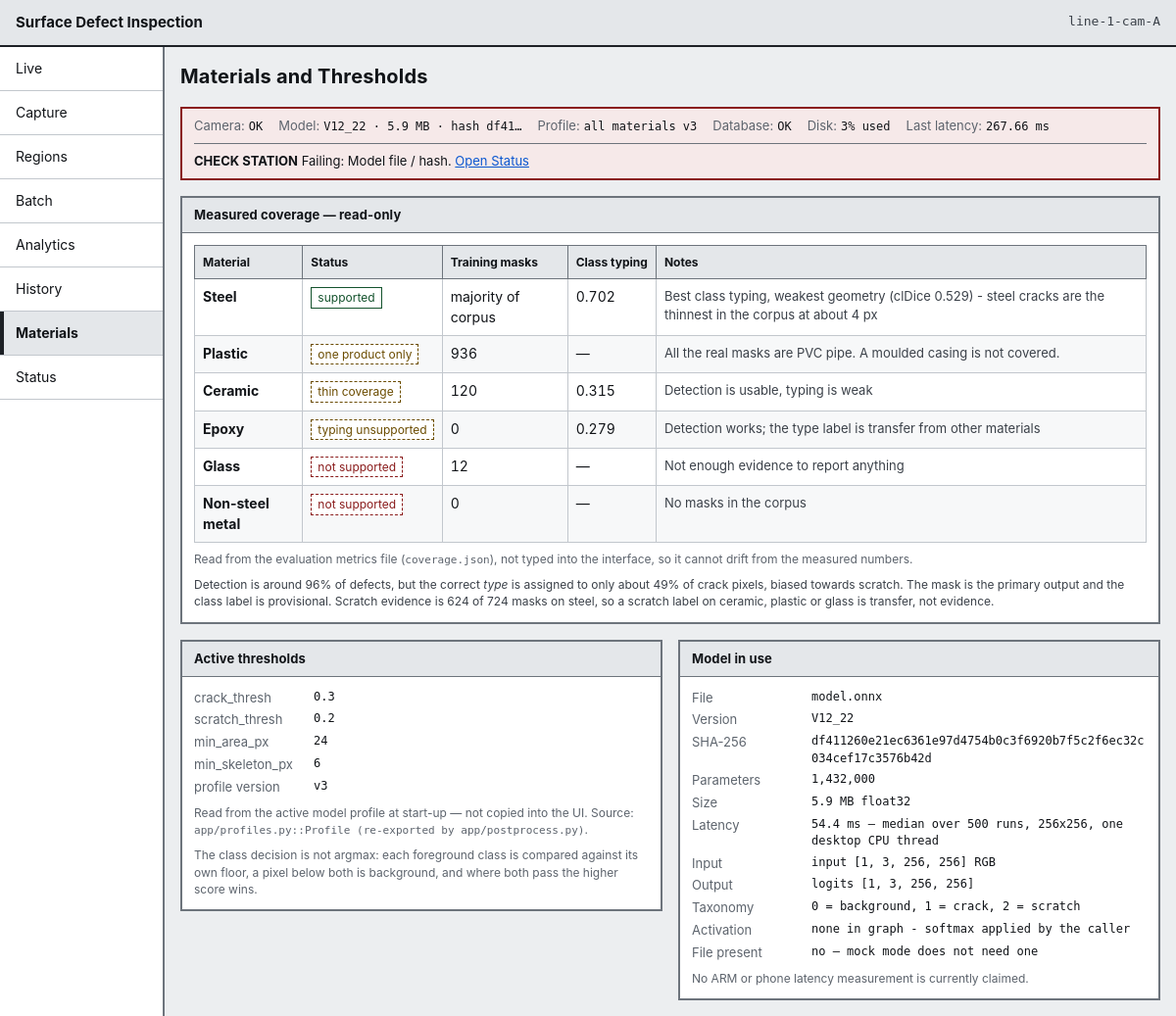
The page /materials on the database its author committed.
### tables this page shows
CREATE TABLE station (
    station_id    INTEGER PRIMARY KEY AUTOINCREMENT,
    station_code  TEXT NOT NULL UNIQUE,
    line_code     TEXT NOT NULL,
    mm_per_pixel  REAL,               -- NULL until the station is calibrated
    camera_status TEXT NOT NULL DEFAULT 'ok',
    created_at    TEXT NOT NULL
);

CREATE TABLE model_version (
    model_version_id INTEGER PRIMARY KEY AUTOINCREMENT,
    file_name        TEXT NOT NULL,
    version          TEXT NOT NULL,
    artefact_sha256  TEXT NOT NULL UNIQUE,
    parameter_count  INTEGER,
    size_mb          REAL,
    precision        TEXT,
    latency_ms       REAL,
    created_at       TEXT NOT NULL,
    is_active        INTEGER NOT NULL DEFAULT 0 CHECK (is_active IN (0, 1))
);

CREATE TABLE inspection (
    inspection_id      INTEGER PRIMARY KEY AUTOINCREMENT,
    station_id         INTEGER NOT NULL REFERENCES station (station_id),
    profile_id         INTEGER NOT NULL REFERENCES profile (profile_id),
    model_version_id   INTEGER NOT NULL REFERENCES model_version (model_version_id),
    material_id        INTEGER REFERENCES material (material_id),
    batch_run_id       INTEGER REFERENCES batch_run (batch_run_id),
    image_sha256       TEXT,
    product_id         TEXT,
    captured_at        TEXT NOT NULL,
    processed_at       TEXT NOT NULL,
    status             TEXT NOT NULL CHECK (status IN (
                           'regions_found', 'clean',
                           'acquisition_failure', 'processing_failure')),
    region_count       INTEGER NOT NULL DEFAULT 0,
    latency_ms         REAL,
    source_image_path  TEXT,
    overlay_image_path TEXT,
    error_code         TEXT,
    error_message      TEXT
);

CREATE TABLE material (
    material_id    INTEGER PRIMARY KEY AUTOINCREMENT,
    material_code  TEXT NOT NULL UNIQUE,
    material_name  TEXT NOT NULL,
    support_status TEXT NOT NULL CHECK (support_status IN (
                       'supported', 'one_product_only', 'thin_coverage',
                       'typing_unsupported', 'not_supported', 'under_evaluation')),
    notes          TEXT
);

CREATE TABLE profile (
    profile_id          INTEGER PRIMARY KEY AUTOINCREMENT,
    material_id         INTEGER REFERENCES material (material_id),
    version_no          INTEGER NOT NULL,
    crack_threshold     REAL NOT NULL,
    scratch_threshold   REAL NOT NULL,
    minimum_area_px     INTEGER NOT NULL,
    minimum_skeleton_px INTEGER NOT NULL,
    created_at          TEXT NOT NULL,
    is_active           INTEGER NOT NULL DEFAULT 0 CHECK (is_active IN (0, 1)),
    UNIQUE (material_id, version_no)
);

### app/routes/pages.py (the view)
@router.get("/materials", response_class=HTMLResponse)
def materials(
    request: Request,
    conn: sqlite3.Connection = Depends(get_db),
    settings: Settings = Depends(settings_dep),
) -> HTMLResponse:
    context = _base_context(request, conn, settings, "materials")
    context.update(
        {
            "materials": material_service.coverage(conn, settings),
            "thresholds": material_service.thresholds(conn),
            "model": material_service.model_info(conn, settings),
            "overall": material_service.overall_metrics(settings),
            "metrics_source": str(settings.metrics_file),
        }
    )
    return _templates(request).TemplateResponse(request, "materials.html", context)

### app/templates/materials.html (shortened to what this page needs)
{% extends "base.html" %}
{% block heading %}Materials and Thresholds{% endblock %}
{% block content %}
<section class="panel" aria-labelledby="coverage-heading">
  <h2 class="panel__title" id="coverage-heading">Measured coverage &mdash; read-only</h2>
  <div class="table-scroll">
    <table class="table">
      <thead>
        <tr>
          <th scope="col">Material</th>
          <th scope="col">Status</th>
          <th scope="col">Training masks</th>
          <th scope="col">Class typing</th>
          <th scope="col">Notes</th>
        </tr>
      </thead>
      <tbody>
        {% for material in materials %}
        <tr>
          <th scope="row">{{ material.material_name }}</th>
          <td><span class="status status--support-{{ material.support_status }}">{{ material.support_label }}</span></td>
          <td class="num">{{ material.training_masks_display }}</td>
          <td class="num">{% if material.class_typing is not none %}{{ material.class_typing }}{% else %}&mdash;{% endif %}</td>
          <td class="cell-notes">{{ material.notes }}</td>
        </tr>
        {% endfor %}
      </tbody>
    </table>
  </div>
  <p class="note note--quiet">
    Read from the evaluation metrics file (<span class="mono">{{ metrics_source|split_last }}</span>), not typed into the interface,
    so it cannot drift from the measured numbers.
  </p>
  {% if overall %}
  <p class="note">
    Detection is around {{ (overall.detection_rate * 100)|round|int }}% of defects, but the correct
    <em>type</em> is assigned to only about {{ (overall.crack_pixel_typing * 100)|round|int }}% of crack pixels,
    biased towards {{ overall.typing_bias }}. The mask is the primary output and the class label is provisional.
    Scratch evidence is {{ overall.scratch_evidence_steel_masks }} of {{ overall.scratch_evidence_total_masks }} masks on steel,
    so a scratch label on ceramic, plastic or glass is transfer, not evidence.
  </p>
  {% endif %}
</section>
<div class="two-column">
  <section class="panel" aria-labelledby="thresholds-heading">
    <h2 class="panel__title" id="thresholds-heading">Active thresholds</h2>
    <dl class="datalist datalist--mono">
      <dt>crack_thresh</dt><dd>{{ thresholds.stored.crack_threshold }}</dd>
      <dt>scratch_thresh</dt><dd>{{ thresholds.stored.scratch_threshold }}</dd>
      <dt>min_area_px</dt><dd>{{ thresholds.stored.minimum_area_px }}</dd>
      <dt>min_skeleton_px</dt><dd>{{ thresholds.stored.minimum_skeleton_px }}</dd>
      <dt>profile version</dt><dd>v{{ thresholds.stored.version_no }}</dd>
    </dl>
    <p class="note note--quiet">
      Read from the active model profile at start-up &mdash; not copied into the UI.
      Source: <span class="mono">{{ thresholds.source }}</span>.
    </p>
    <p class="note note--quiet">
      The class decision is not argmax: each foreground class is compared against its own floor,
      a pixel below both is background, and where both pass the higher score wins.
    </p>
  </section>
  <section class="panel" aria-labelledby="model-heading">
    <h2 class="panel__title" id="model-heading">Model in use</h2>
    <dl class="datalist datalist--mono">
      <dt>File</dt><dd class="break">{{ model.file_name }}</dd>
      <dt>Version</dt><dd>{{ model.version }}</dd>
      <dt>SHA-256</dt><dd class="break">{{ model.artefact_sha256 }}</dd>
      <dt>Parameters</dt><dd>{{ model.parameter_count|number }}</dd>
      <dt>Size</dt><dd>{{ model.size_mb }} MB {{ model.precision }}</dd>
      <dt>Latency</dt><dd>{{ model.latency_ms }} ms &mdash; {{ model.latency_conditions }}</dd>
      <dt>Input</dt><dd>{{ model.input_name }} {{ model.input_shape }} {{ model.channel_order }}</dd>
      <dt>Output</dt><dd>{{ model.output_name }} {{ model.output_shape }}</dd>
      <dt>Taxonomy</dt><dd>{{ model.output_taxonomy|join(", ") }}</dd>
      <dt>Activation</dt><dd>{{ model.activation }}</dd>
      <dt>File present</dt><dd>{% if model.file_present %}yes &mdash; verified at load{% else %}no &mdash; mock mode does not need one{% endif %}</dd>
    </dl>
    <p class="note note--quiet">{{ model.arm_note }}</p>
  </section>
</div>
{% endblock %}

### app/templates/base.html (shortened to what this page needs)
<!DOCTYPE html>
<html lang="en">
<head>
  <link rel="stylesheet" href="/static/css/base.css">
  <link rel="stylesheet" href="/static/css/layout.css">
  <link rel="stylesheet" href="/static/css/components.css">
  <link rel="stylesheet" href="/static/css/responsive.css">
</head>
<body data-screen="{{ active }}">
  <header class="app-bar">
    <span class="app-bar__title">{{ app_title }}</span>
    <span class="app-bar__station" title="Station">{{ station }}</span>
  </header>
  <div class="shell">
    {% include "partials/navigation.html" %}
    <main id="main" class="main" tabindex="-1">
      <div class="page-header">
        <h1 class="page-header__title">{% block heading %}{% endblock %}</h1>
      </div>
      {% if health is defined %}{% include "partials/health_strip.html" %}{% endif %}
      {% block content %}{% endblock %}
    </main>
  </div>
</body>
</html>

### app/templates/partials/health_strip.html (shortened to what this page needs)
<section class="strip strip--{{ health.overall }}" aria-label="Station health">
  <ul class="strip__items">
    <li class="strip__item">
      <span class="strip__key">Camera</span>
      <span class="strip__value">{{ health.camera.state_label }}</span>
    </li>
    <li class="strip__item">
      <span class="strip__key">Model</span>
      <span class="strip__value">{{ health.model_version }}{% if health.model_size_mb %} &middot; {{ health.model_size_mb }} MB{% endif %} &middot; hash {{ health.model_sha_short }}</span>
    </li>
    <li class="strip__item">
      <span class="strip__key">Profile</span>
      <span class="strip__value">{{ health.profile_label }}{% if health.profile_version %} v{{ health.profile_version }}{% endif %}</span>
    </li>
    <li class="strip__item">
      <span class="strip__key">Database</span>
      <span class="strip__value">{{ health.database.state_label }}</span>
    </li>
    <li class="strip__item">
      <span class="strip__key">Disk</span>
      <span class="strip__value">{{ health.disk_value or health.disk.state_label }}</span>
    </li>
    <li class="strip__item">
      <span class="strip__key">Last latency</span>
      <span class="strip__value">{% if health.latency_ms %}{{ health.latency_ms }} ms{% else %}&mdash;{% endif %}</span>
    </li>
  </ul>
  {% if health.overall != "ok" %}
  <p class="strip__alert">
    <strong>{{ health.overall_label }}</strong>
    {% if health.failing %}Failing: {{ health.failing|join(", ") }}.{% endif %}
    <a href="/status">Open Status</a>
  </p>
  {% endif %}
</section>

### app/static/css/base.css (style rules this page uses)
:root { --ink: #111418; --ink-2: #3b4149; --ink-3: #5d646d; --paper: #ffffff; --bg: #eceef0; --panel-head: #e4e7ea; --line: #6d747c; --line-soft: #c2c7cd; --line-hard: #1d2126; --crack: #c62828; --scratch: #1565c0; --alert: #8a1c1c; --alert-bg: #f6e9e9; --warn: #6b4c00; --warn-bg: #f7f0dc; --ok: #14532d; --ok-bg: #e9f1ea; --focus: #0b57d0; --sp-1: 4px; --sp-2: 8px; --sp-3: 12px; --sp-4: 16px; --sp-5: 24px; --sp-6: 32px; --touch: 44px; --font: -apple-system, BlinkMacSystemFont, "Segoe UI", Roboto, "Helvetica Neue", Arial, sans-serif; --mono: ui-monospace, "DejaVu Sans Mono", "SFMono-Regular", Menlo, Consolas, monospace; }
*, *::before, *::after { box-sizing: border-box; }
html { -webkit-text-size-adjust: 100%; }
body { margin: 0; background: var(--bg); color: var(--ink); font-family: var(--font); font-size: 15px; line-height: 1.45; }
h1, h2, h3 { margin: 0; font-weight: 700; letter-spacing: 0.01em; }
h1 { font-size: 20px; }
h2 { font-size: 15px; }
p { margin: 0 0 var(--sp-3); }
p:last-child { margin-bottom: 0; }
a { color: var(--focus); }
code, .mono { font-family: var(--mono); font-size: 0.92em; }
.break { word-break: break-all; }
.num { text-align: right; font-variant-numeric: tabular-nums; }

### app/static/css/layout.css (style rules this page uses)
.app-bar { display: flex; justify-content: space-between; align-items: center; gap: var(--sp-3); background: var(--panel-head); border-bottom: 2px solid var(--line-hard); padding: var(--sp-3) var(--sp-4); }
.app-bar__title { font-weight: 700; font-size: 15px; }
.app-bar__station { font-family: var(--mono); font-size: 13px; color: var(--ink-2); }
.shell { display: grid; grid-template-columns: 168px minmax(0, 1fr); align-items: start; min-height: calc(100vh - 49px); }
.main { padding: var(--sp-4); min-width: 0; display: flex; flex-direction: column; gap: var(--sp-4); }
.page-header { display: flex; flex-wrap: wrap; gap: var(--sp-3); justify-content: space-between; align-items: center; }
.two-column { display: grid; grid-template-columns: repeat(auto-fit, minmax(320px, 1fr)); gap: var(--sp-4); align-items: start; }

### app/static/css/components.css (style rules this page uses)
.panel { background: var(--paper); border: 2px solid var(--line); padding: var(--sp-3); }
.panel__title { margin: calc(var(--sp-3) * -1) calc(var(--sp-3) * -1) var(--sp-3); padding: var(--sp-2) var(--sp-3); background: var(--panel-head); border-bottom: 1px solid var(--line); font-size: 13px; text-transform: none; }
.strip { background: var(--paper); border: 2px solid var(--line); padding: var(--sp-2) var(--sp-3); font-size: 13px; }
.strip--failed { border-color: var(--alert); background: var(--alert-bg); }
.strip__items { list-style: none; margin: 0; padding: 0; display: flex; flex-wrap: wrap; gap: var(--sp-2) var(--sp-4); }
.strip__item { display: flex; gap: var(--sp-1); align-items: baseline; }
.strip__key { color: var(--ink-3); }
.strip__key::after { content: ":"; }
.strip__value { font-family: var(--mono); font-size: 12px; }
.strip__alert { margin: var(--sp-2) 0 0; padding-top: var(--sp-2); border-top: 1px solid var(--line); }
.table-scroll { overflow-x: auto; }
.table { width: 100%; border-collapse: collapse; font-size: 14px; }
.table th, .table td { border: 1px solid var(--line-soft); padding: var(--sp-2); text-align: left; vertical-align: top; }
.table thead th { background: var(--panel-head); border-color: var(--line); font-size: 12px; white-space: nowrap; }
.table tbody tr:nth-child(even) { background: #f7f8f9; }
.cell-notes { color: var(--ink-2); font-size: 13px; }
.status { display: inline-block; padding: 1px 6px; border: 1px solid var(--line); background: var(--paper); font-size: 12px; white-space: nowrap; }
.status--support-supported { border-color: var(--ok); color: var(--ok); }
.status--support-one_product_only, .status--support-thin_coverage, .status--support-typing_unsupported { border-color: var(--warn); color: var(--warn); border-style: dashed; }
.status--support-not_supported { border-color: var(--alert); color: var(--alert); border-style: dashed; }
.datalist { display: grid; grid-template-columns: minmax(110px, auto) minmax(0, 1fr); gap: var(--sp-1) var(--sp-3); margin: 0; font-size: 13px; }
.datalist dt { color: var(--ink-3); }
.datalist dd { margin: 0; }
.datalist--mono dd { font-family: var(--mono); font-size: 12px; }
.note { font-size: 12px; color: var(--ink-2); margin: var(--sp-2) 0 0; }
.note--quiet { color: var(--ink-3); }

### rows shown on the page
station: station_code "line-1-cam-A"
model_version: model_version "V12_22", model_size_mb "5.9", file_name "model.onnx", version "V12_22", artefact_sha256 "df411260e21ec6361e97d4754b0c3f6920b7f5c2f6ec32c034cef17c3576b42d", parameter_count|number "1,432,000", size_mb "5.9", precision "float32", latency_ms "54.4"
inspection: latency_ms "267.66"
material: material_name "Steel", support_label "supported", training_masks_display "majority of corpus", class_typing "0.702", notes "Best class typing, weakest geometry (clDice 0.529) - steel cracks are the thinnest in the corpus at about 4 px"
material: material_name "Plastic", support_label "one product only", training_masks_display "936", notes "All the real masks are PVC pipe. A moulded casing is not covered."
material: material_name "Ceramic", support_label "thin coverage", training_masks_display "120", class_typing "0.315", notes "Detection is usable, typing is weak"
material: material_name "Epoxy", support_label "typing unsupported", training_masks_display "0", class_typing "0.279", notes "Detection works; the type label is transfer from other materials"
material: material_name "Glass", support_label "not supported", training_masks_display "12", notes "Not enough evidence to report anything"
material: material_name "Non-steel metal", support_label "not supported", training_masks_display "0", notes "No masks in the corpus"
profile: stored.crack_threshold "0.3", stored.scratch_threshold "0.2", stored.minimum_area_px "24", stored.minimum_skeleton_px "6", stored.version_no "3"

### other values the page prints
{{ app_title }} "Surface Defect Inspection"
{{ item.label }} "Live" "Capture" "Regions" "Batch" "Analytics" "History" "Materials" "Status"
{{ health.camera.state_label }} "OK"
{{ health.model_sha_short }} "df41…"
{{ health.profile_label }} "all materials"
{{ health.profile_version }} "3"
{{ health.database.state_label }} "OK"
{{ health.disk_value or health.disk.state_label }} "3% used"
{{ health.overall_label }} "CHECK STATION"
{{ health.failing|join(", ") }} "Model file / hash"
{{ metrics_source|split_last }} "coverage.json"
{{ (overall.detection_rate * 100)|round|int }} "96"
{{ (overall.crack_pixel_typing * 100)|round|int }} "49"
{{ overall.typing_bias }} "scratch"
{{ overall.scratch_evidence_steel_masks }} "624"
